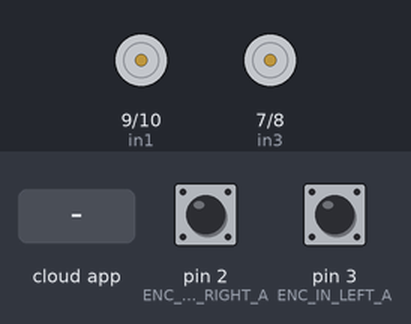
Bench run of a program on a simulated Arduino Nano, built with avr-gcc and run on an emulated ATmega328P. On the bench: motor-driver pin pairs drawn as motors (green arrow = first pin HIGH = forward, orange = second pin HIGH = backward, longer = more drive, scaled by the enable pin). The inputs (shaded band) are chosen by the test bench; at power-on: pin 2 (ENC_IN_RIGHT_A) HIGH, pin 3 (ENC_IN_LEFT_A) HIGH. The ROS host is connected and sends only what is stated.

Above: at 1.2 s.
1.3 s: the phone or cloud app sets linear.x to -100
At 2.1 s:
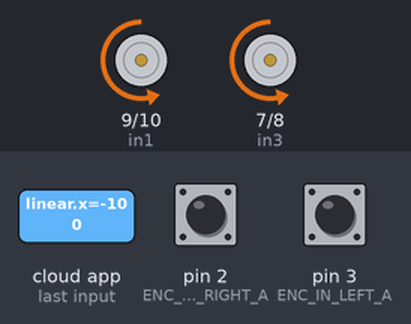
4.3 s: the phone or cloud app sets angular.z to -100
At 5.6 s:
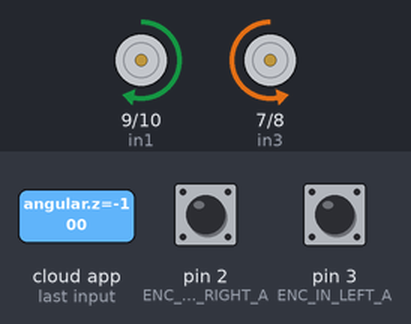
7.3 s: the phone or cloud app sets angular.z to 100
At 8.0 s:
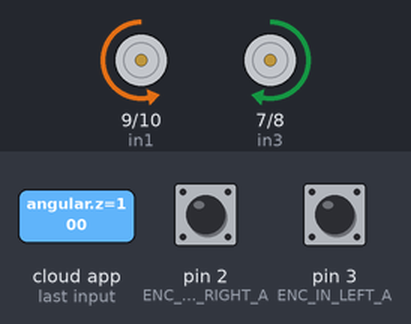
10.3 s: the phone or cloud app sets angular.z to 0
At 11.4 s:
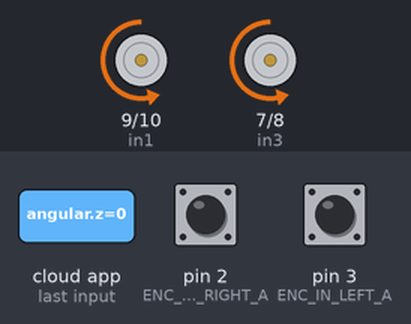
13.3 s: the phone or cloud app sets linear.x to 100
At 14.6 s:
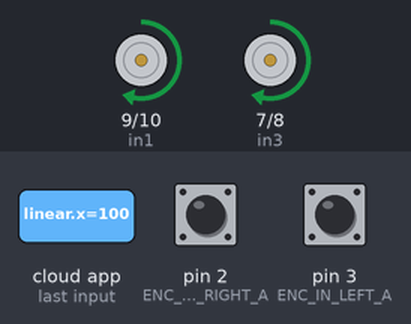
Timing chart, 0 to 16.6 s (numbered marks = the images above; inputs shaded):
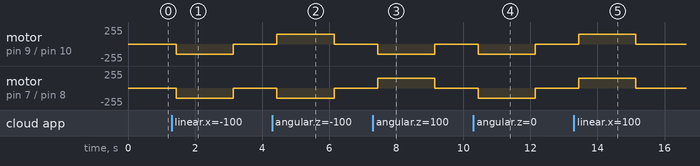

The program:

main.cpp
```cpp
/*
 * Author: Automatic Addison
 * Website: https://automaticaddison.com
 * Description: ROS node that publishes the accumulated ticks for each wheel
 * (/right_ticks and /left_ticks topics) at regular intervals using the
 * built-in encoder (forward = positive; reverse = negative).
 * The node also subscribes to linear & angular velocity commands published on
 * the /cmd_vel topic to drive the robot accordingly.
 * Reference: Practical Robotics in C++ book (ISBN-10 : 9389423465)
 */
#include <Arduino.h>
#include <ros.h>
#include <std_msgs/Int16.h>
#include <geometry_msgs/Twist.h>

// Handles startup and shutdown of ROS
ros::NodeHandle nh;

////////////////// Tick Data Publishing Variables and Constants ///////////////

// Encoder output to Arduino Interrupt pin. Tracks the tick count.
#define ENC_IN_LEFT_A 3
#define ENC_IN_RIGHT_A 2

// Other encoder output to Arduino to keep track of wheel direction
// Tracks the direction of rotation.
#define ENC_IN_LEFT_B 5
#define ENC_IN_RIGHT_B 4

// True = Forward; False = Reverse
bool Direction_left = true;
bool Direction_right = true;

// Minumum and maximum values for 16-bit integers
// Range of 65,535
const int encoder_minimum = -32768;
const int encoder_maximum = 32767;

// Keep track of the number of wheel ticks
std_msgs::Int16 right_wheel_tick_count;
ros::Publisher rightPub("right_ticks", &right_wheel_tick_count);

std_msgs::Int16 left_wheel_tick_count;
ros::Publisher leftPub("left_ticks", &left_wheel_tick_count);

// Time interval for measurements in milliseconds
const int interval = 30;
long previousMillis = 0;
long currentMillis = 0;

////////////////// Motor Controller Variables and Constants ///////////////////

// Motor A connections -- left
const int enA = 11;
const int in1 = 9;
const int in2 = 10;

// Motor B connections -- right
const int enB = 6;
const int in3 = 7;
const int in4 = 8;

// How much the PWM value can change each cycle
const int PWM_INCREMENT = 1;

// Number of ticks per wheel revolution. We won't use this in this code.
const int TICKS_PER_REVOLUTION = 800; //620: origin - 800: for left wheel real - 810: for right wheel real

// Wheel radius in meters
const double WHEEL_RADIUS = 0.0325;

// Distance from center of the left tire to the center of the right tire in m
const double WHEEL_BASE = 0.27;

// Number of ticks a wheel makes moving a linear distance of 1 meter
// This value was measured manually.
const double TICKS_PER_METER = 3920; // Originally 2880

// Proportional constant, which was measured by measuring the
// PWM-Linear Velocity relationship for the robot.
const int K_P = 278;

// Y-intercept for the PWM-Linear Velocity relationship for the robot
const int b = 52;

// Correction multiplier for drift. Chosen through experimentation.
const int DRIFT_MULTIPLIER = 120;

// Turning PWM output (0 = min, 255 = max for PWM values)
const int PWM_TURN = 200;

// Set maximum and minimum limits for the PWM values
const int PWM_MIN = 100; // about 0.1 m/s
const int PWM_MAX = 150; // about 0.172 m/s

// Set linear velocity and PWM variable values for each wheel
double velLeftWheel = 0;
double velRightWheel = 0;
double pwmLeftReq = 0;
double pwmRightReq = 0;

// Record the time that the last velocity command was received
double lastCmdVelReceived = 0;

// direction of robot
/////////////////////// Tick Data Publishing Functions ////////////////////////

// Increment the number of ticks
void right_wheel_tick() {

  // Read the value for the encoder for the right wheel
  int val = digitalRead(ENC_IN_RIGHT_B);

  if (val == LOW) {
    Direction_right = true; // Forward
  }
  else {
    Direction_right = false; // Reverse
  }

  if (Direction_right) {

    if (right_wheel_tick_count.data == encoder_maximum) {
      right_wheel_tick_count.data = encoder_minimum;
    }
    else {
      right_wheel_tick_count.data++;
    }
  }
  else {
    if (right_wheel_tick_count.data == encoder_minimum) {
      right_wheel_tick_count.data = encoder_maximum;
    }
    else {
      right_wheel_tick_count.data--;
    }
  }
}

// Increment the number of ticks
void left_wheel_tick() {

  // Read the value for the encoder for the left wheel
  int val = digitalRead(ENC_IN_LEFT_B);

  if (val == LOW) {
    Direction_left = false; // Forward
  }
  else {
    Direction_left = true; // Reverse
  }

  if (Direction_left) {
    if (left_wheel_tick_count.data == encoder_maximum) {
      left_wheel_tick_count.data = encoder_minimum;
    }
    else {
      left_wheel_tick_count.data++;
    }
  }
  else {
    if (left_wheel_tick_count.data == encoder_minimum) {
      left_wheel_tick_count.data = encoder_maximum;
    }
    else {
      left_wheel_tick_count.data--;
    }
  }
}

/////////////////////// Motor Controller Functions ////////////////////////////

// Calculate the left wheel linear velocity in m/s every time a
// tick count message is rpublished on the /left_ticks topic.
void calc_vel_left_wheel(){

  // Previous timestamp
  static double prevTime = 0;

  // Variable gets created and initialized the first time a function is called.
  static int prevLeftCount = 0;

  // Manage rollover and rollunder when we get outside the 16-bit integer range
  int numOfTicks = (65535 + left_wheel_tick_count.data - prevLeftCount) % 65535;

  // If we have had a big jump, it means the tick count has rolled over.
  if (numOfTicks > 10000) {
        numOfTicks = 0 - (65535 - numOfTicks);
  }

  // Calculate wheel velocity in meters per second
  velLeftWheel = numOfTicks/TICKS_PER_METER/((millis()/1000)-prevTime);

  // Keep track of the previous tick count
  prevLeftCount = left_wheel_tick_count.data;

  // Update the timestamp
  prevTime = (millis()/1000);

}

// Calculate the right wheel linear velocity in m/s every time a
// tick count message is published on the /right_ticks topic.
void calc_vel_right_wheel(){

  // Previous timestamp
  static double prevTime = 0;

  // Variable gets created and initialized the first time a function is called.
  static int prevRightCount = 0;

  // Manage rollover and rollunder when we get outside the 16-bit integer range
  int numOfTicks = (65535 + right_wheel_tick_count.data - prevRightCount) % 65535;

  if (numOfTicks > 10000) {
        numOfTicks = 0 - (65535 - numOfTicks);
  }

  // Calculate wheel velocity in meters per second
  velRightWheel = numOfTicks/TICKS_PER_METER/((millis()/1000)-prevTime);

  prevRightCount = right_wheel_tick_count.data;

  prevTime = (millis()/1000);

}

// Take the velocity command as input and calculate the PWM values.
void calc_pwm_values(const geometry_msgs::Twist& cmdVel) {

  // Record timestamp of last velocity command received
  lastCmdVelReceived = (millis()/1000);

  // Calculate the PWM value given the desired velocity
  pwmLeftReq = K_P * cmdVel.linear.x + b;
  pwmRightReq = K_P * cmdVel.linear.x + b;

  // Check if we need to turn
  if (cmdVel.angular.z != 0.0) {

    // Turn left
    if (cmdVel.angular.z > 0.0) {
      pwmLeftReq = -PWM_TURN;
      pwmRightReq = PWM_TURN;
    }
    // Turn right
    else {
      pwmLeftReq = PWM_TURN;
      pwmRightReq = -PWM_TURN;
    }
  }
  // Go straight
  else {

    // Remove any differences in wheel velocities
    // to make sure the robot goes straight
    static double prevDiff = 0;
    static double prevPrevDiff = 0;
    double currDifference = velLeftWheel - velRightWheel;
    double avgDifference = (prevDiff+prevPrevDiff+currDifference)/3;
    prevPrevDiff = prevDiff;
    prevDiff = currDifference;

    // Correct PWM values of both wheels to make the vehicle go straight
    pwmLeftReq -= (int)(avgDifference * DRIFT_MULTIPLIER);
    pwmRightReq += (int)(avgDifference * DRIFT_MULTIPLIER);
  }

  // Handle low PWM values
  if (abs(pwmLeftReq) < PWM_MIN) {
    pwmLeftReq = 0;
  }
  if (abs(pwmRightReq) < PWM_MIN) {
    pwmRightReq = 0;
  }
}

void set_pwm_values() {

  // These variables will hold our desired PWM values
  static int pwmLeftOut = 0;
  static int pwmRightOut = 0;

  // If the required PWM is of opposite sign as the output PWM, we want to
  // stop the car before switching direction
  static bool stopped = false;
  if ((pwmLeftReq * velLeftWheel < 0 && pwmLeftOut != 0) ||
      (pwmRightReq * velRightWheel < 0 && pwmRightOut != 0)) {
    pwmLeftReq = 0;
    pwmRightReq = 0;
  }

  // Set the direction of the motors
  if (pwmLeftReq > 0) { // Left wheel forward
    digitalWrite(in1, HIGH);
    digitalWrite(in2, LOW);
  }
  else if (pwmLeftReq < 0) { // Left wheel reverse
    digitalWrite(in1, LOW);
    digitalWrite(in2, HIGH);
  }
  else if (pwmLeftReq == 0 && pwmLeftOut == 0 ) { // Left wheel stop
    digitalWrite(in1, LOW);
    digitalWrite(in2, LOW);
  }
  else { // Left wheel stop
    digitalWrite(in1, LOW);
    digitalWrite(in2, LOW);
  }

  if (pwmRightReq > 0) { // Right wheel forward
    digitalWrite(in3, HIGH);
    digitalWrite(in4, LOW);
  }
  else if(pwmRightReq < 0) { // Right wheel reverse
    digitalWrite(in3, LOW);
    digitalWrite(in4, HIGH);
  }
  else if (pwmRightReq == 0 && pwmRightOut == 0) { // Right wheel stop
    digitalWrite(in3, LOW);
    digitalWrite(in4, LOW);
  }
  else { // Right wheel stop
    digitalWrite(in3, LOW);
    digitalWrite(in4, LOW);
  }

  // Increase the required PWM if the robot is not moving
  if (pwmLeftReq != 0 && velLeftWheel == 0) {
    pwmLeftReq *= 1.5;
  }
  if (pwmRightReq != 0 && velRightWheel == 0) {
    pwmRightReq *= 1.5;
  }

  // Calculate the output PWM value by making slow changes to the current value
  if (abs(pwmLeftReq) > pwmLeftOut) {
    pwmLeftOut += PWM_INCREMENT;
  }
  else if (abs(pwmLeftReq) < pwmLeftOut) {
    pwmLeftOut -= PWM_INCREMENT;
  }
  else{}

  if (abs(pwmRightReq) > pwmRightOut) {
    pwmRightOut += PWM_INCREMENT;
  }
  else if(abs(pwmRightReq) < pwmRightOut) {
    pwmRightOut -= PWM_INCREMENT;
  }
  else{}

  // Conditional operator to limit PWM output at the maximum
  pwmLeftOut = (pwmLeftOut > PWM_MAX) ? PWM_MAX : pwmLeftOut;
  pwmRightOut = (pwmRightOut > PWM_MAX) ? PWM_MAX : pwmRightOut;

  // PWM output cannot be less than 0
  pwmLeftOut = (pwmLeftOut < 0) ? 0 : pwmLeftOut;
  pwmRightOut = (pwmRightOut < 0) ? 0 : pwmRightOut;

  // Set the PWM value on the pins
  analogWrite(enA, pwmLeftOut);
  analogWrite(enB, pwmRightOut);
}

// Set up ROS subscriber to the velocity command
ros::Subscriber<geometry_msgs::Twist> subCmdVel("cmd_vel", &calc_pwm_values );

void setup() {

  // Set pin states of the encoder
  pinMode(ENC_IN_LEFT_A , INPUT_PULLUP);
  pinMode(ENC_IN_LEFT_B , INPUT);
  pinMode(ENC_IN_RIGHT_A , INPUT_PULLUP);
  pinMode(ENC_IN_RIGHT_B , INPUT);

  // Every time the pin goes high, this is a tick
  attachInterrupt(digitalPinToInterrupt(ENC_IN_LEFT_A), left_wheel_tick, RISING);
  attachInterrupt(digitalPinToInterrupt(ENC_IN_RIGHT_A), right_wheel_tick, RISING);

  // Motor control pins are outputs
  pinMode(enA, OUTPUT);
  pinMode(enB, OUTPUT);
  pinMode(in1, OUTPUT);
  pinMode(in2, OUTPUT);
  pinMode(in3, OUTPUT);
  pinMode(in4, OUTPUT);

  // Turn off motors - Initial state
  digitalWrite(in1, LOW);
  digitalWrite(in2, LOW);
  digitalWrite(in3, LOW);
  digitalWrite(in4, LOW);

  // Set the motor speed
  analogWrite(enA, 0);
  analogWrite(enB, 0);

  // ROS Setup
  nh.getHardware()->setBaud(57600);
  nh.initNode();
  nh.advertise(rightPub);
  nh.advertise(leftPub);
  nh.subscribe(subCmdVel);
}

void loop() {

  nh.spinOnce();

  // Record the time
  currentMillis = millis();

  // If the time interval has passed, publish the number of ticks,
  // and calculate the velocities.
  if (currentMillis - previousMillis > interval) {

    previousMillis = currentMillis;

    // Publish tick counts to topics
    leftPub.publish( &left_wheel_tick_count );
    rightPub.publish( &right_wheel_tick_count );

    // Calculate the velocity of the right and left wheels
    calc_vel_right_wheel();
    calc_vel_left_wheel();

  }

  // Stop the car if there are no cmd_vel messages
  if((millis()/1000) - lastCmdVelReceived > 1) {
    pwmLeftReq = 0;
    pwmRightReq = 0;
  }

  set_pwm_values();
}
```

Measured:
- after the input at 1.3 s, motor on pin 9 (in1) / pin 10 (in2), motor on pin 7 (in3) / pin 8 (in4): stopped → backward 150/255 after 0.14 s, → stopped 1.7 s later
- after the input at 4.3 s, motor on pin 9 (in1) / pin 10 (in2): stopped → forward 150/255 after 0.14 s, → stopped 1.7 s later; motor on pin 7 (in3) / pin 8 (in4): stopped → backward 150/255 after 0.14 s, → stopped 1.7 s later
- after the input at 7.3 s, motor on pin 9 (in1) / pin 10 (in2): stopped → backward 150/255 after 0.14 s, → stopped 1.7 s later; motor on pin 7 (in3) / pin 8 (in4): stopped → forward 150/255 after 0.14 s, → stopped 1.7 s later
- after the input at 10.3 s, motor on pin 9 (in1) / pin 10 (in2), motor on pin 7 (in3) / pin 8 (in4): stopped → backward 150/255 after 0.14 s, → stopped 1.7 s later
- after the input at 13.3 s, motor on pin 9 (in1) / pin 10 (in2), motor on pin 7 (in3) / pin 8 (in4): stopped → forward 150/255 after 0.14 s, → stopped 1.7 s later
